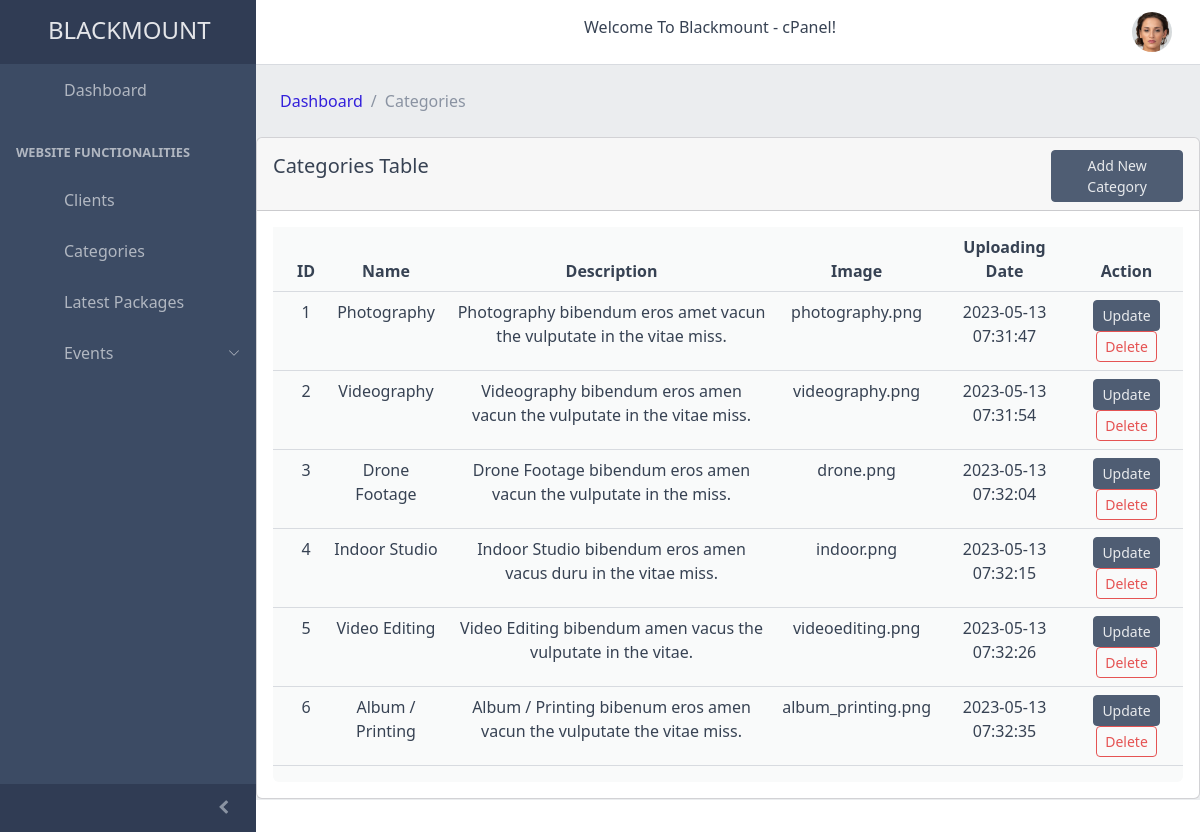
Screenshot of /cPanel/validate.php?categories (signed in) with the database file from the repository.
### tables this page shows
CREATE TABLE `categories` (
  `id` int(11) NOT NULL,
  `name` varchar(50) NOT NULL,
  `cat_desc` varchar(250) NOT NULL,
  `image` varchar(250) NOT NULL,
  `Date` timestamp NOT NULL DEFAULT current_timestamp() ON UPDATE current_timestamp()
);

### cPanel/categories.php (the view, shortened to what this page needs)
<?php include "sidebar.php"; ?>
<div class="wrapper d-flex flex-column min-vh-100 bg-light">
<?php include "navbar.php"; ?>
<nav class="ms-4 mb-2" aria-label="breadcrumb">
  <ol class="breadcrumb">
    <li class="breadcrumb-item"><a class="text-decoration-none" href="validate.php?dashboard">Dashboard</a></li>
    <li class="breadcrumb-item active" aria-current="page">Categories</li>
  </ol>
</nav>
<div class="card">
  <div class="card-header">
    <div class="row">
      <div class="col-md-10 mt-2">
        <h5 class="card-title">Categories Table</h5>
      </div>
      <div class="col-md-2 mt-1">
        <button class="btn btn-sm btn-dark" type="button" data-coreui-toggle="modal" data-coreui-target="#add_category">Add New Category</button>
      </div>
    </div>
  </div>
<div class="card-body col-md-12">
  <div class="example">
    <div class="tab-content rounded-bottom">
      <div class="tab-pane p-0 active preview" role="tabpanel" id="preview-359">
          <div class="table-responsive">
          <table class="table table-hover">
            <thead class="text-center">
              <tr>
                <th></th>
                <th>ID</th>
                <th>Name</th>
                <th>Description</th>
                <th>Image</th>
                <th>Uploading Date</th>
                <th>Action</th>
              </tr>
            </thead>
            <?php
              include "../config.php";
              $fetchallcategory = mysqli_query($connect, "SELECT * FROM categories");
              while ($fetchcategory = mysqli_fetch_assoc($fetchallcategory)) {
            ?>
            <tbody class="text-center">
              <tr>
                <td></td>
                <td><?php echo $fetchcategory['id']; ?></td>
                <td><?php echo $fetchcategory['name']; ?></td>
                <td><?php echo $fetchcategory['cat_desc']; ?></td>
                <td><?php echo $fetchcategory['image']; ?></td>
                <td><?php echo $fetchcategory['Date']; ?></td>
                <td>
                  <a href="" class="btn btn-sm btn-dark btn-center" type="submit" data-coreui-toggle="modal" data-coreui-target="#update_category<?php echo $fetchcategory['id'] ?>">Update</a>
                  <a class="btn btn-sm btn-outline-danger btn-center" href="../coding.php?delete_category=<?php echo $fetchcategory['id']; ?>">Delete</a>
                </td>
              </tr>
            </tbody>
            <?php } ?>
          </table>
        </div>
      </div>
    </div>
  </div>
</div>
</div>
</div>
<div class="tab-content rounded-bottom">
  <div class="tab-pane p-3 active preview" role="tabpanel" id="preview-224">
  </div>
</div>

### cPanel/validate.php (shortened to what this page needs)
<!DOCTYPE html>
<html lang="en">
<head>
    <link rel="stylesheet" href="vendors/simplebar/css/simplebar.css">
    <link rel="stylesheet" href="css/vendors/simplebar.css">
    <link href="css/style.css" rel="stylesheet">
    <link rel="stylesheet" href="https://cdn.jsdelivr.net/npm/prismjs@1.23.0/themes/prism.css">
    <link href="css/examples.css" rel="stylesheet">
    <link href="vendors/@coreui/chartjs/css/coreui-chartjs.css" rel="stylesheet">
</head>
<body>
<?php
if (isset($_GET['categories'])) {
  include "categories.php";
}
?>
</body>
</html>

### cPanel/sidebar.php (shortened to what this page needs)
<div class="sidebar sidebar-dark sidebar-fixed" id="sidebar">
  <div class="sidebar-brand">
    <h4 class="mt-3 mb-1 ms-5">BLACKMOUNT</h4>
  </div>
  <ul class="sidebar-nav" data-coreui="navigation" data-simplebar="">
    <li class="nav-item"><a class="nav-link" href="validate.php?dashboard">
        <svg class="nav-icon">
          <use xlink:href="vendors/@coreui/icons/svg/free.svg#cil-equalizer"></use>
        </svg> Dashboard</a>
      </li>
    <li class="nav-title">Website Functionalities</li>
    <li class="nav-item">
      <a class="nav-link" href="validate.php?clients"><svg class="nav-icon"><use xlink:href="vendors/@coreui/icons/svg/free.svg#cil-file"></use></svg>Clients</a>
    </li>
    <li class="nav-item">
      <a class="nav-link" href="validate.php?categories"><svg class="nav-icon"><use xlink:href="vendors/@coreui/icons/svg/free.svg#cil-file"></use></svg>Categories</a>
    </li>
    <li class="nav-item">
      <a class="nav-link" href="validate.php?latest_pkgs"><svg class="nav-icon"><use xlink:href="vendors/@coreui/icons/svg/free.svg#cil-file"></use></svg>Latest Packages</a>
    </li>
    <li class="nav-group"><a class="nav-link nav-group-toggle">
        <svg class="nav-icon">
          <use xlink:href="vendors/@coreui/icons/svg/free.svg#cil-folder"></use>
        </svg>Events</a>
    </li>
  </ul>
  <button class="sidebar-toggler" type="button" data-coreui-toggle="unfoldable"></button>
</div>

### cPanel/navbar.php (shortened to what this page needs)
<header class="header header-sticky mb-4">
      <div class="container-fluid">
        <button class="header-toggler px-md-0 me-md-3" type="button" onclick="coreui.Sidebar.getInstance(document.querySelector('#sidebar')).toggle()">
          <svg class="icon icon-lg">
            <use xlink:href="vendors/@coreui/icons/svg/free.svg#cil-menu"></use>
          </svg>
        </button>
        <div>
          <h6>Welcome To Blackmount - cPanel!</h6>
        </div>
        <ul class="header-nav ms-3">
          <li class="nav-item dropdown">
            <a class="nav-link py-0" data-coreui-toggle="dropdown" href="#" role="button" aria-haspopup="true" aria-expanded="false">
              <div class="avatar avatar-md"><img class="avatar-img" src="assets/img/avatars/8.jpg" alt="user@email.com"></div>
            </a>
          </li>
        </ul>
      </div>
    </header>

### cPanel/css/examples.css (style rules this page uses)
.example .tab-content { background-color: #f9fafa !important; }
.example .preview > :last-child { margin-bottom: 0; }

### rows the page displays
categories: id "1", name "Photography", cat_desc "Photography bibendum eros amet vacun the vulputate in the vitae miss.", image "photography.png", Date "2023-05-13 07:31:47"
categories: id "2", name "Videography", cat_desc "Videography bibendum eros amen vacun the vulputate in the vitae miss.", image "videography.png", Date "2023-05-13 07:31:54"
categories: id "3", name "Drone Footage", cat_desc "Drone Footage bibendum eros amen vacun the vulputate in the miss.", image "drone.png", Date "2023-05-13 07:32:04"
categories: id "4", name "Indoor Studio", cat_desc "Indoor Studio bibendum eros amen vacus duru in the vitae miss.", image "indoor.png", Date "2023-05-13 07:32:15"
categories: id "5", name "Video Editing", cat_desc "Video Editing bibendum amen vacus the vulputate in the vitae.", image "videoediting.png", Date "2023-05-13 07:32:26"
categories: id "6", name "Album / Printing", cat_desc "Album / Printing bibenum eros amen vacun the vulputate the vitae miss.", image "album_printing.png", Date "2023-05-13 07:32:35"
